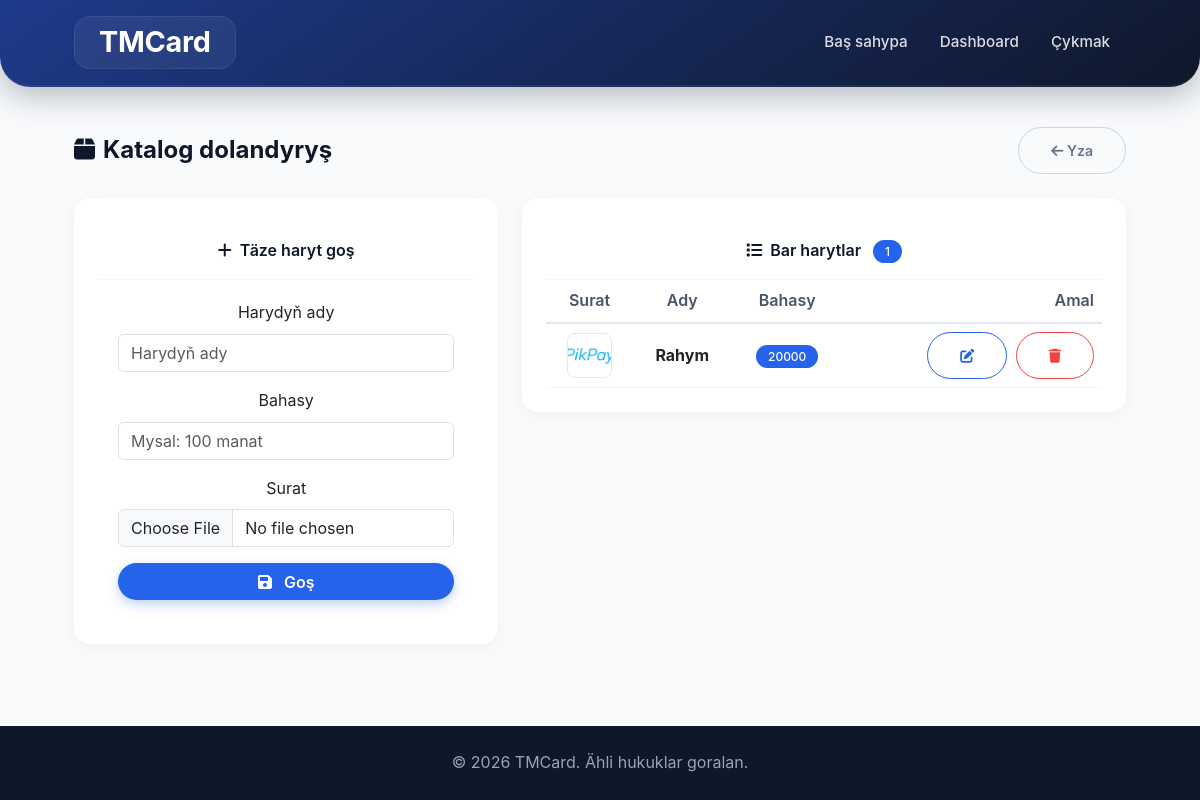
/dashboard/products/manage (signed in), run on the app's committed database.
### app/models.py (models this page shows)
class Product(db.Model):
    id = db.Column(db.Integer, primary_key=True)
    business_id = db.Column(db.Integer, db.ForeignKey('business.id'), nullable=False)
    name = db.Column(db.String(100), nullable=False)
    image = db.Column(db.String(255))
    price = db.Column(db.String(50))  # description aýryldy
    created_at = db.Column(db.DateTime, default=datetime.utcnow)

### app/dashboard/routes.py (the view, shortened to what this page needs)
@dashboard_bp.route('/products/manage', methods=['GET', 'POST'])
@login_required
def manage_products():
    business = Business.query.filter_by(user_id=current_user.id).first()
    if not business:
        flash('Ilki biznes dörediň.', 'warning')
        return redirect(url_for('business.create'))
    form = ProductForm()
    products = Product.query.filter_by(business_id=business.id).all()
    return render_template('products/manage.html', form=form, products=products, business=business)

### app/forms.py
class ProductForm(FlaskForm):
    name = StringField('Harydyň ady', validators=[DataRequired(), Length(max=100)])
    price = StringField('Bahasy', validators=[Length(max=50)])
    image = FileField('Surat', validators=[FileAllowed(['jpg', 'png', 'jpeg', 'gif'], 'Diňe surat faýllary')])
    submit = SubmitField('Goş')

### app/templates/products/manage.html (shortened to what this page needs)
{% extends "base.html" %}
{% block content %}
<div class="container py-4">
    <div class="d-flex justify-content-between align-items-center mb-4">
        <h4 class="fw-bold mb-0"><i class="fas fa-box me-2"></i>Katalog dolandyryş</h4>
        <a href="{{ url_for('dashboard.index') }}" class="btn btn-outline-secondary btn-sm"><i class="fas fa-arrow-left"></i> Yza</a>
    </div>
    <div class="row g-4">
        <div class="col-lg-5">
            <div class="card dashboard-card">
                <div class="card-header"><i class="fas fa-plus me-2"></i>Täze haryt goş</div>
                <div class="card-body">
                    <form method="POST" enctype="multipart/form-data">
                        <div class="mb-3">
                            {{ form.name.label(class="form-label") }}
                            {{ form.name(class="form-control", placeholder="Harydyň ady") }}
                        </div>
                        <div class="mb-3">
                            {{ form.price.label(class="form-label") }}
                            {{ form.price(class="form-control", placeholder="Mysal: 100 manat") }}
                        </div>
                        <div class="mb-3">
                            {{ form.image.label(class="form-label") }}
                            {{ form.image(class="form-control") }}
                        </div>
                        <button type="submit" class="btn btn-accent w-100"><i class="fas fa-save me-2"></i> Goş</button>
                    </form>
                </div>
            </div>
        </div>
        <div class="col-lg-7">
            <div class="card dashboard-card">
                <div class="card-header">
                    <i class="fas fa-list me-2"></i>Bar harytlar
                    <span class="badge bg-accent ms-2">{{ products|length }}</span>
                </div>
                <div class="card-body p-0">
                    {% if products %}
                    <div class="table-responsive">
                        <table class="table table-hover mb-0">
                            <thead>
                                <tr><th>Surat</th><th>Ady</th><th>Bahasy</th><th class="text-end">Amal</th></tr>
                            </thead>
                            <tbody>
                                {% for product in products %}
                                <tr>
                                    <td>
                                        {% if product.image %}
                                            <img src="{{ url_for('static', filename=product.image) }}" class="product-thumb" alt="{{ product.name }}">
                                        {% else %}
                                            <span class="product-thumb empty">—</span>
                                        {% endif %}
                                    </td>
                                    <td><strong>{{ product.name }}</strong></td>
                                    <td><span class="badge bg-accent">{{ product.price }}</span></td>
                                    <td class="text-end">
                                        <button type="button" class="btn btn-sm btn-outline-primary me-1 edit-product-btn" data-product-id="{{ product.id }}">
                                            <i class="fas fa-edit"></i>
                                        </button>
                                        <form method="POST" action="{{ url_for('dashboard.delete_product', id=product.id) }}" class="d-inline">
                                            <button type="submit" class="btn btn-sm btn-outline-danger" onclick="return confirm('Öçürmek isleýäňizmi?')"><i class="fas fa-trash"></i></button>
                                        </form>
                                    </td>
                                </tr>
                                {% endfor %}
                            </tbody>
                        </table>
                    </div>
                    {% else %}
                    <div class="text-center py-5">
                        <i class="fas fa-box-open fa-3x text-muted mb-3"></i>
                        <p class="text-muted">Häzirlikçe haryt ýok.</p>
                    </div>
                    {% endif %}
                </div>
            </div>
        </div>
    </div>
</div>
{% endblock %}

### app/static/css/style.css (style rules this page uses)
* { margin: 0; padding: 0; box-sizing: border-box; }
html, body { height: 100%; }
body { font-family: -apple-system, BlinkMacSystemFont, 'Segoe UI', Roboto, system-ui, sans-serif; background: #f8fafc; color: #0f172a; line-height: 1.6; }
.container { max-width: 1100px; margin: 0 auto; padding: 0 1.5rem; }
.btn { display: inline-block; padding: 0.75rem 2rem; border-radius: 50px; font-weight: 600; text-decoration: none; transition: 0.2s; border: none; cursor: pointer; }
.btn-accent { background: #2563EB; color: white; border: none; padding: 0.4rem 1.6rem; border-radius: 40px; font-weight: 600; transition: all 0.2s ease; box-shadow: 0 4px 12px rgba(37, 99, 235, 0.3); }
.btn-outline-primary { color: #2563eb; border: 1px solid #2563eb; background: transparent; }
.btn-outline-secondary { color: #64748b; border: 1px solid #cbd5e1; background: transparent; }
.btn-outline-danger { color: #ef4444; border: 1px solid #ef4444; background: transparent; }
.fw-bold { font-weight: 700; }
.card { background: #fff; border-radius: 16px; padding: 1.5rem; text-align: center; box-shadow: 0 4px 12px rgba(0,0,0,0.04); transition: 0.2s; border: 1px solid rgba(0,0,0,0.02); }
.dashboard-card { border: none; border-radius: 16px; box-shadow: 0 4px 16px rgba(0,0,0,0.04); overflow: hidden; transition: box-shadow 0.2s ease; background: #fff; }
.dashboard-card .card-header { background: #fff; border-bottom: 1px solid #f1f5f9; padding: 1rem 1.25rem; font-weight: 600; color: #0f172a; }
.dashboard-card .card-body { padding: 1.25rem; }
.product-thumb { width: 45px; height: 45px; object-fit: cover; border-radius: 8px; border: 1px solid #e2e8f0; }
.badge.bg-accent { background: #2563eb; color: #fff; padding: 0.35rem 0.75rem; border-radius: 40px; font-weight: 500; }
.table th { font-weight: 600; color: #475569; border-bottom: 2px solid #e2e8f0; }
.table td { vertical-align: middle; border-bottom: 1px solid #f1f5f9; }

### data on the page
Product: image (picture), name "Rahym", price "20000"

### other printed values
{{ products|length }} "1"
